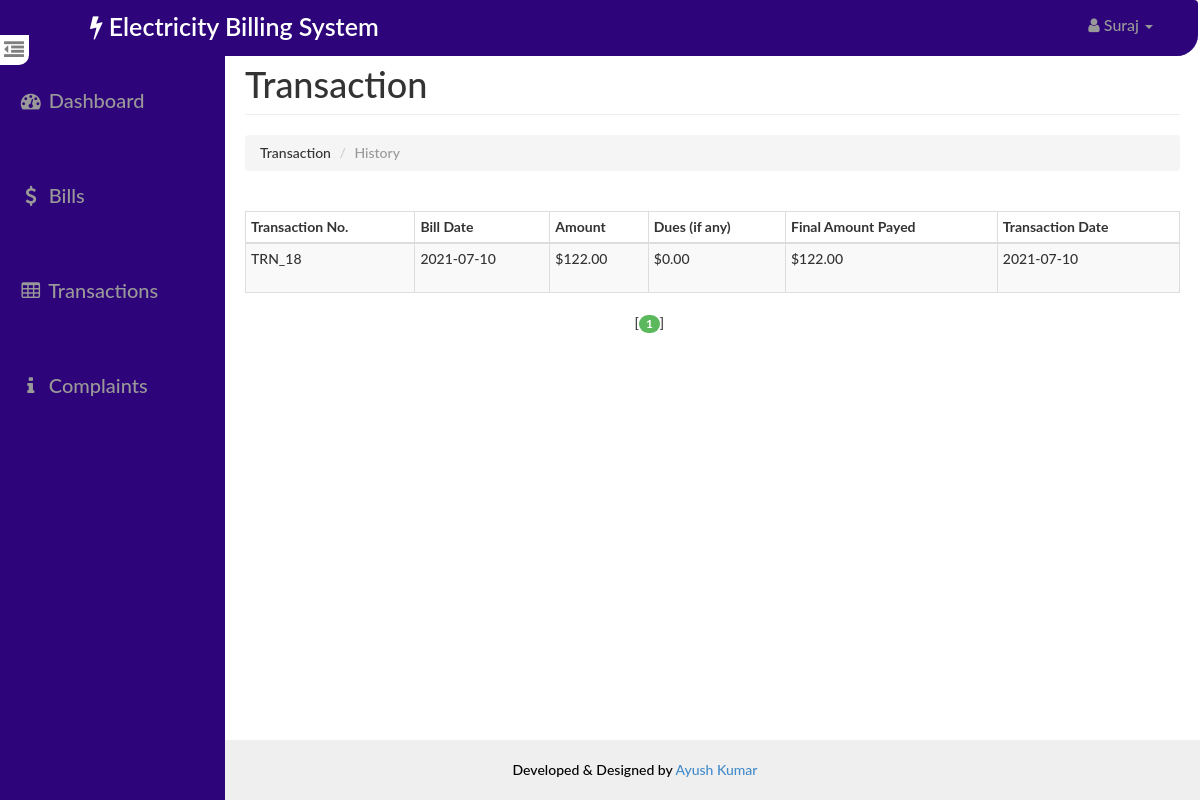
/user/transaction.php (signed in), run on the app's committed database.
### tables this page shows
CREATE TABLE `transaction` (
  `id` int(14) NOT NULL,
  `bid` int(14) NOT NULL,
  `payable` decimal(10,2) NOT NULL,
  `pdate` date DEFAULT NULL,
  `status` varchar(10) NOT NULL
);

CREATE TABLE `bill` (
  `id` int(14) NOT NULL,
  `aid` int(14) NOT NULL,
  `uid` int(14) NOT NULL,
  `units` int(10) NOT NULL,
  `amount` decimal(10,2) NOT NULL,
  `status` varchar(10) NOT NULL,
  `bdate` date NOT NULL,
  `ddate` date NOT NULL
);

### user/paging1.php (called while the page is built, shortened)
<?php
    $rowsperpage = 5;
    if (isset($_GET['currentpage']) && is_numeric($_GET['currentpage'])) {
       $currentpage = (int) $_GET['currentpage'];
    } else {
       $currentpage = 1;
    }
    $offset = ($currentpage - 1) * $rowsperpage;
 ?>

### Includes/user.php (called while the page is built, shortened)
<?php
    function retrieve_transaction_history($id,$offset, $rowsperpage) {
        global $con;
        $query  = "SELECT transaction.id AS id , bill.bdate AS bdate, transaction.pdate AS pdate, transaction.payable AS payable, ";
        $query .= " bill.amount AS amount ,transaction.payable-bill.amount AS dues ";
        $query .= "FROM bill , transaction ";
        $query .= "WHERE transaction.bid=bill.id AND bill.uid={$id} ";
        $query .= "ORDER BY bill.ddate desc ";
        $query .= "LIMIT {$offset}, {$rowsperpage} ";
        $result = mysqli_query($con,$query);
        return $result;
    }
 ?>

### user/transaction.php (the view, shortened to what this page needs)
<?php
    require_once('head_html.php');
    require_once('../Includes/session.php');
    require_once('../Includes/user.php');
?>
<body>
    <div id="wrapper">
       <?php
            require_once("nav.php");
            require_once("sidebar.php");
        ?>
        <div id="page-content-wrapper">
            <div class="container-fluid">
                <div class="row">
                    <div class="col-lg-12">
                        <h1 class="page-header">
                            Transaction
                        </h1>
                        <ol class="breadcrumb">
                          <li>Transaction</li>
                          <li class="active">History</li>
                        </ol>
                        <div class="table-responsive">
                            <table class="table table-hover table-striped table-bordered table-condensed">
                                <thead>
                                    <tr>
                                        <th>Transaction No.</th>
                                        <th>Bill Date</th>
                                        <th>Amount</th>
                                        <th>Dues (if any)</th>
                                        <th>Final Amount Payed</th>
                                        <th>Transaction Date</th>
                                    </tr>
                                </thead>
                                <tbody>
                                    <?php
                                    $id=$_SESSION['uid'];
                                    $query1 = "SELECT COUNT(*) FROM bill , transaction WHERE transaction.bid=bill.id AND bill.uid={$id}  ";
                                    $result1 = mysqli_query($con,$query1);
                                    include("paging1.php");
                                    $result = retrieve_transaction_history($_SESSION['uid'],$offset, $rowsperpage);
                                    while($row = mysqli_fetch_assoc($result)){
                                    ?>
                                        <tr>
                                            <td>
                                                <?php
                                                    if($row['pdate']!=NULL) echo 'TRN_'.$row['id'] ;
                                                    else echo "-";
                                                 ?>
                                            </td>
                                            <td height="50"><?php echo $row['bdate'] ?></td>
                                            <td><?php echo '$'.$row['amount'] ?></td>
                                            <td><?php echo '$'.$row['dues'] ?></td>
                                            <td><?php echo '$'.$row['payable'] ?></td>
                                            <td>
                                                <?php
                                                    if($row['pdate']!=NULL) echo $row['pdate'];
                                                    else echo "TRANSACTION PENDING";
                                                ?>
                                            </td>
                                        </tr>
                                    <?php } ?>
                                </tbody>
                            </table>
                            <?php include("paging2.php");  ?>
                        </div>
                    </div>
                </div>
            </div>
        </div>
    </div>
    <?php
    require_once("footer.php");
    ?>
</body>
</html>

### assets/css/dash_user.css (style rules this page uses)
body, html { width: 100%; height: 100%; }
body, h1, h2, h3, h4, h5, h6 { font-family: "Lato","Helvetica Neue",Helvetica,Arial,sans-serif; font-weight: 500; }
#wrapper { padding-left: 10px; padding-top: 5px; -webkit-transition: all 0.5s ease; -moz-transition: all 0.5s ease; -o-transition: all 0.5s ease; transition: all 0.5s ease; }
#page-content-wrapper { width: 100%; padding: 15px; min-height:580px; }
@media (min-width:768px) { #wrapper { padding-left: 225px; } }
@media (min-width:768px) { #page-content-wrapper { padding: 20px; } }
.table-responsive { padding-top: 20px; padding-bottom: 20px; }

### data on the page
transaction: id "18", bid.bdate "2021-07-10", bid.amount "122.00", dues "0.00", payable "122.00", pdate "2021-07-10"

### other printed values
$user "Suraj"
